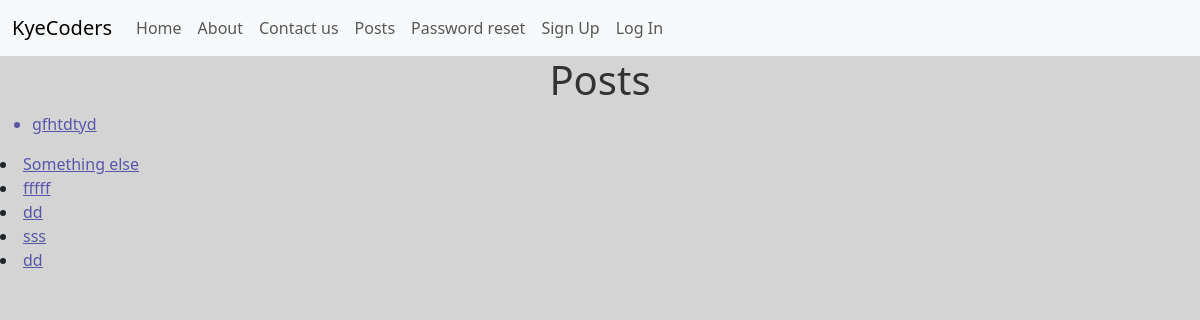
/posts/, run on the app's committed database.
### posts/models.py (models this page shows, shortened)
class Post(models.Model):
    title = models.CharField(max_length=128)
    subtitle = models.CharField(max_length=256)
    author = models.ForeignKey(
        get_user_model(),
        on_delete=models.CASCADE
    )
    body = models.TextField()
    created_on = models.DateTimeField(auto_now_add=True)

### posts/views.py (the view)
# urls.py: path("", views.PostListView.as_view(), name="list"),
class PostListView(ListView):
    template_name = "posts/list.html"
    model = Post

### templates/posts/list.html (shortened to what this page needs)
{% extends 'base.html' %}
{% block content %}
<h1>Posts</h1>
<div class="posts">
    <ul>
        {% for post in post_list %}
        <li>
            <a href="{% url 'detail' post.id %}"  class="posts">{{ post.title }}</a>
        </li>
    </ul>
</div>
{% endfor %}
{% endblock content %}

### templates/posts/list.html (style rules this page uses)
.posts { color: rgba(54, 50, 158, 0.777) !important; }
body { background-color: #b2b2b28e; }
h1 { color: #333; text-align: center; }

### data on the page
Post: title "gfhtdtyd"
Post: title "Something else"
Post: title "fffff"
Post: title "dd"
Post: title "sss"
Post: title "dd"
